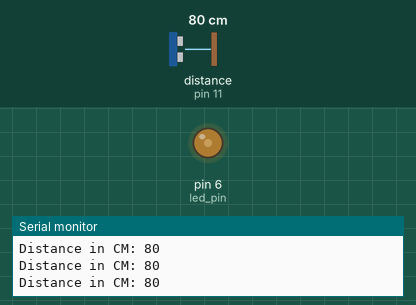
Bench run of a sketch on a simulated Arduino Uno, built with avr-gcc and run on an emulated ATmega328P. On the bench: output pins drawn as LEDs (lit = HIGH), the last lines printed to the serial monitor. The inputs (shaded band) are chosen by the test bench; at power-on: distance to the obstacle (sensor on pin 11) 80 cm. The echo pulse lasts 58.3 µs per cm.

Above: at 1.2 s.
1.3 s: distance to the obstacle (sensor on pin 11) set to 250 cm
At 2.1 s:
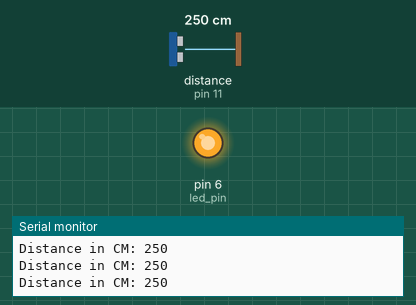
2.8 s: distance to the obstacle (sensor on pin 11) set to 2 cm
At 4.0 s:
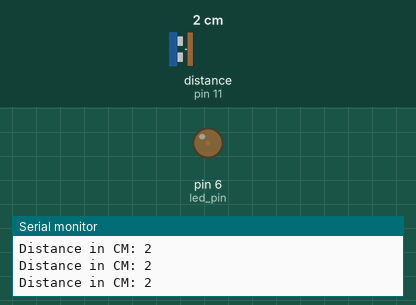
4.3 s: distance to the obstacle (sensor on pin 11) set to 18 cm
At 5.3 s:
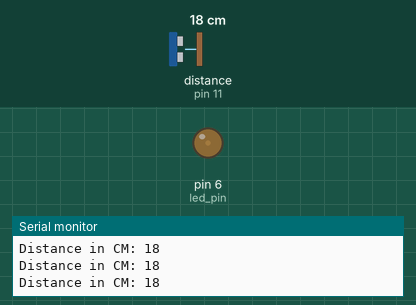
Timing chart, 0 to 7.3 s (numbered marks = the images above; inputs shaded):
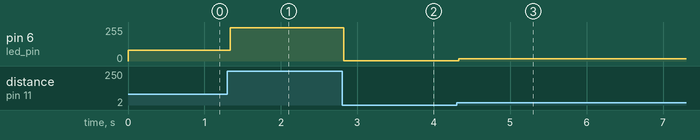

Measured:
- after the input at 1.3 s, pin 6 (led_pin): 80/255 → 250/255 at once
- after the input at 2.8 s, pin 6 (led_pin): 250/255 → 2/255 at once
- after the input at 4.3 s, pin 6 (led_pin): 2/255 → 18/255 at once

The sketch:

Listing_1.ino
```cpp
#include <Ultrasonic.h>

#define echoPin 11 // D11
#define trigPin 12 //D12
#define led_pin 6  //D6

Ultrasonic ultrasonic(trigPin, echoPin);

int distance;

void setup() {
    Serial.begin(9600);
    pinMode(led_pin, OUTPUT);
}

void loop() {

    distance = ultrasonic.read();

    Serial.print("Distance in CM: ");
    Serial.println(distance);
    analogWrite(led_pin, distance);

    delay(10);
}
```
